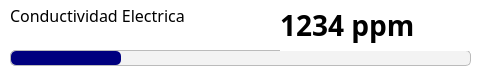
<?xml version="1.0" encoding="UTF-8"?>
<ui version="4.0">
 <class>Form</class>
 <widget class="QWidget" name="Form">
  <property name="geometry">
   <rect>
    <x>0</x>
    <y>0</y>
    <width>481</width>
    <height>70</height>
   </rect>
  </property>
  <property name="windowTitle">
   <string>Form</string>
  </property>
  <property name="styleSheet">
   <string notr="true">QLabel {
	font-family: Poppins;
	font-size: 16px;
}

QWidget {
	background-color: white;
}</string>
  </property>
  <widget class="QLabel" name="nameLbl">
   <property name="geometry">
    <rect>
     <x>10</x>
     <y>5</y>
     <width>251</width>
     <height>21</height>
    </rect>
   </property>
   <property name="text">
    <string>Conductividad Electrica</string>
   </property>
  </widget>
  <widget class="QProgressBar" name="progressBar">
   <property name="geometry">
    <rect>
     <x>10</x>
     <y>50</y>
     <width>461</width>
     <height>16</height>
    </rect>
   </property>
   <property name="styleSheet">
    <string notr="true">QProgressBar {
    border: 1px solid #bbb;
    border-radius: 5px;
    background-color: #f3f3f3;
	border-radius: 5px;
}

QProgressBar::chunk {
    background-color: #00007f;
	border-radius: 5px;
}
</string>
   </property>
   <property name="value">
    <number>24</number>
   </property>
   <property name="textVisible">
    <bool>false</bool>
   </property>
  </widget>
  <widget class="QLabel" name="valueLbl">
   <property name="geometry">
    <rect>
     <x>280</x>
     <y>0</y>
     <width>191</width>
     <height>51</height>
    </rect>
   </property>
   <property name="styleSheet">
    <string notr="true">font-weight: bold;
font-size: 28px;</string>
   </property>
   <property name="text">
    <string>1234 ppm</string>
   </property>
  </widget>
  <widget class="QLabel" name="warningLbl">
   <property name="geometry">
    <rect>
     <x>10</x>
     <y>26</y>
     <width>21</width>
     <height>21</height>
    </rect>
   </property>
   <property name="text">
    <string/>
   </property>
  </widget>
  <widget class="QLabel" name="stableLbl">
   <property name="geometry">
    <rect>
     <x>40</x>
     <y>26</y>
     <width>21</width>
     <height>21</height>
    </rect>
   </property>
   <property name="text">
    <string/>
   </property>
  </widget>
 </widget>
 <resources/>
 <connections/>
</ui>
